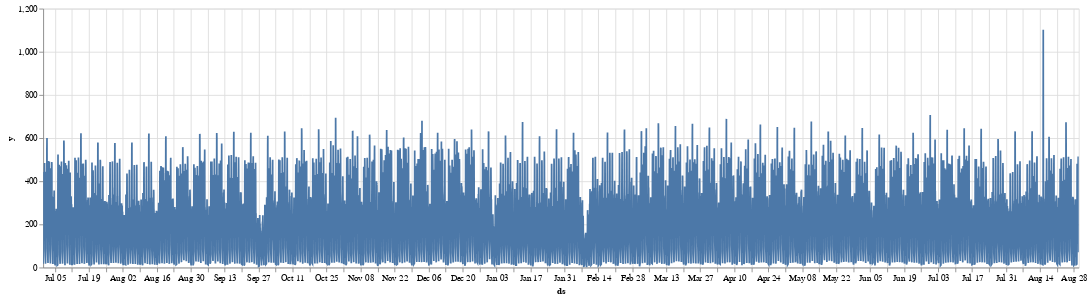

Notebook cell for this chart:
### Code cell
alt.Chart(subset.filter(pl.col("unique_id") == "2826")).mark_line().encode(x="ds", y="y").properties(width=1200).interactive(bind_y=False)

### Figure 1 — Vega specification as saved in the notebook (floating-point values rounded to 4 significant figures; data arrays with more than 128 entries replaced by an {"elided": "..."} marker saying what was removed)
{"$schema": "https://vega.github.io/schema/vega/v5.json", "data": [{"name": "param_3_store"}, {"name": "source_0", "values": {"elided": "8540 records"}, "transform": [{"type": "formula", "expr": "toDate(datum['ds'])", "as": "ds"}]}, {"name": "source_0_y_domain_y", "values": [{"min": 1, "max": 1102}]}], "signals": [{"name": "unit", "value": {}, "on": [{"events": "pointermove", "update": "isTuple(group()) ? group() : unit"}]}, {"name": "param_3", "update": "vlSelectionResolve(\"param_3_store\", \"union\")"}, {"name": "param_3_ds", "on": [{"events": [{"source": "view", "type": "dblclick"}], "update": "null"}, {"events": {"signal": "param_3_translate_delta"}, "update": "panLinear(param_3_translate_anchor.extent_x, -param_3_translate_delta.x / width)"}, {"events": {"signal": "param_3_zoom_delta"}, "update": "zoomLinear(domain(\"x\"), param_3_zoom_anchor.x, param_3_zoom_delta)"}]}, {"name": "param_3_tuple", "on": [{"events": [{"signal": "param_3_ds"}], "update": "param_3_ds ? {unit: \"\", fields: param_3_tuple_fields, values: [param_3_ds]} : null"}]}, {"name": "param_3_tuple_fields", "value": [{"field": "ds", "channel": "x", "type": "R"}]}, {"name": "param_3_translate_anchor", "value": {}, "on": [{"events": [{"source": "scope", "type": "pointerdown"}], "update": "{x: x(unit), y: y(unit), extent_x: domain(\"x\")}"}]}, {"name": "param_3_translate_delta", "value": {}, "on": [{"events": [{"source": "window", "between": [{"source": "scope", "type": "pointerdown"}, {"source": "window", "type": "pointerup"}], "type": "pointermove", "consume": true}], "update": "{x: param_3_translate_anchor.x - x(unit), y: param_3_translate_anchor.y - y(unit)}"}]}, {"name": "param_3_zoom_anchor", "on": [{"events": [{"source": "scope", "type": "wheel", "consume": true}], "update": "{x: invert(\"x\", x(unit)), y: invert(\"y\", y(unit))}"}]}, {"name": "param_3_zoom_delta", "on": [{"events": [{"source": "scope", "type": "wheel", "consume": true}], "update": "pow(1.001, event.deltaY * pow(16, event.deltaMode))", "force": true}]}, {"name": "param_3_modify", "on": [{"events": {"signal": "param_3_tuple"}, "update": "modify(\"param_3_store\", param_3_tuple, true)"}]}], "marks": [{"type": "line", "name": "marks", "from": {"data": "source_0"}, "sort": {"field": "x"}, "encode": {"update": {"defined": {"signal": "isValid(datum[\"ds\"]) && isFinite(+datum[\"ds\"]) && isValid(datum[\"y\"]) && isFinite(+datum[\"y\"])"}, "y": {"field": "y", "scale": "y"}, "x": {"field": "ds", "scale": "x"}, "stroke": {"value": "#4c78a8"}}}, "style": ["line"], "interactive": true, "clip": true}], "scales": [{"name": "x", "type": "time", "domain": {"data": "source_0", "field": "ds"}, "range": [0, {"signal": "width"}], "domainRaw": {"signal": "param_3[\"ds\"]"}}, {"name": "y", "type": "linear", "domain": [{"signal": "(data(\"source_0_y_domain_y\")[0] || {}).min"}, {"signal": "(data(\"source_0_y_domain_y\")[0] || {}).max"}], "range": [{"signal": "height"}, 0], "nice": true, "zero": true}], "axes": [{"scale": "x", "zindex": 0, "maxExtent": 0, "minExtent": 0, "tickCount": {"signal": "ceil(width/40)"}, "aria": false, "grid": true, "orient": "bottom", "gridScale": "y", "domain": false, "labels": false, "ticks": false}, {"scale": "y", "domain": false, "maxExtent": 0, "tickCount": {"signal": "ceil(height/40)"}, "aria": false, "minExtent": 0, "orient": "left", "labels": false, "ticks": false, "grid": true, "gridScale": "x", "zindex": 0}, {"scale": "x", "tickCount": {"signal": "ceil(width/40)"}, "labelOverlap": true, "zindex": 0, "labelFlush": true, "grid": false, "orient": "bottom", "title": "ds"}, {"scale": "y", "labelOverlap": true, "tickCount": {"signal": "ceil(height/40)"}, "title": "y", "grid": false, "zindex": 0, "orient": "left"}], "background": "white", "height": 300, "style": "cell", "padding": 5, "width": 1200}
